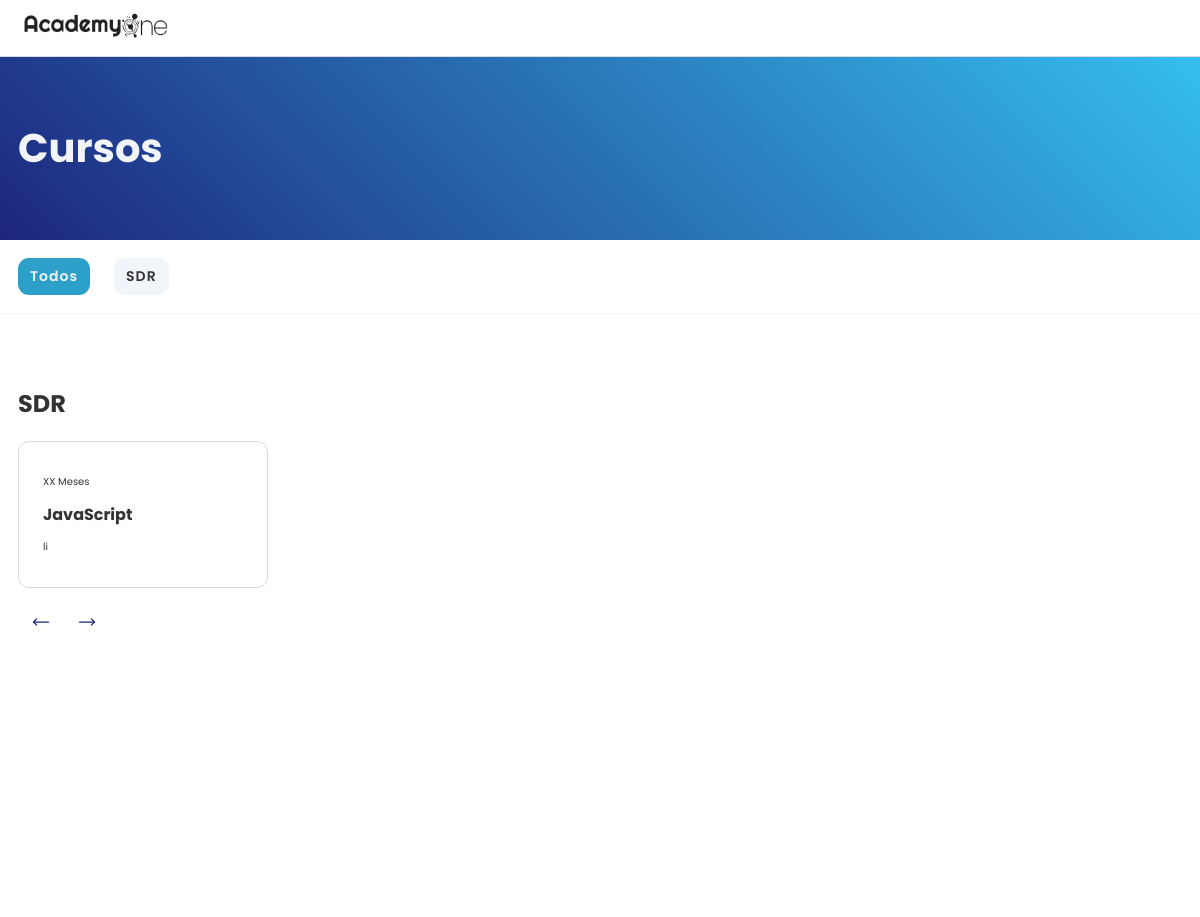
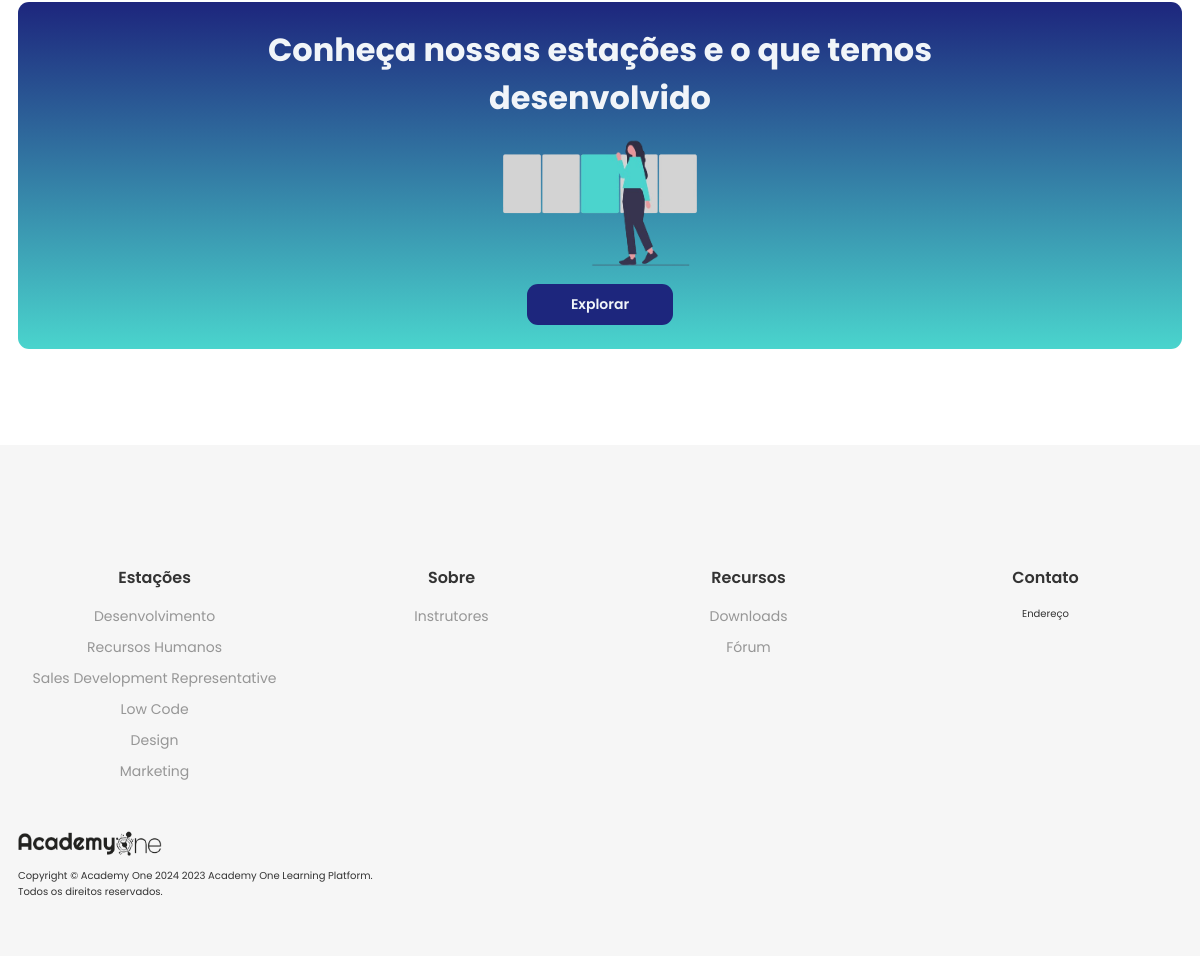
The page /estacoes/cursos/ on the database its author committed (2 pictures, top to bottom).
### estacoes/models.py (models this page shows, shortened)
class Estacao(models.Model):
    nome = models.CharField(max_length=100)
    descricao = models.TextField(blank=True, null=True)
    def __str__(self):
        return self.nome

class Curso(models.Model):
    nome = models.CharField(max_length=100)
    descricao = models.TextField(blank=True, null=True)
    estacao = models.ManyToManyField(Estacao, related_name='cursos')

### estacoes/views.py (the view)
# urls.py: path('cursos/', views.curso_list, name='curso_list'),
def cursos(request):
    vars_data = vars(request)
    infos = {}
    estacoes_tags = Estacao.objects.all()
    estacoes = Estacao.objects.all()
    infos['estacoes_tags'] = estacoes_tags
    infos['estacoes'] = estacoes
    print(infos)
    context = {**infos, **vars_data}
    if request.headers.get('x-requested-with') == 'XMLHttpRequest':
        return render(request, 'partials/cursos_list.html', context)
    return render(request, 'cursos.html', context)

### utils/uteis.py (called while the page is built)
def vars(request):
    variaveis = ('user_id', 'error_msg', 'email')
    infos = {}
    for var in variaveis:
        if var in request.session:
            infos[var] = request.session.get(var)
    if 'user_id' in request.session:
        usuario = Usuario.objects.get(id_usuario=infos['user_id'])
        infos['usuario'] = usuario
    infos['perfil'] = FotoPerfil.objects.all()
    return infos

### estacoes/templates/cursos.html (shortened to what this page needs)
{% extends 'base.html' %}
{% load static %}
{% block extra_css %}
    <link rel="stylesheet" href="{% static 'css/cursos.css' %}">
    <link rel="stylesheet" href="{% static 'css/estacoesQueries.css' %}">
{% endblock %}
{% block content %}
<section class="section--cursos">
    <div class="cursos-box">
        <div class="heading-container-wrapper">
            <div class="container heading-container">
                <h1 class="heading-primaria">Cursos</h1>
            </div>
        </div>
        <div class="estacoes-lista-wrapper">
            <ul class="estacoes-lista">
                <a class="estacao-link estacao-link-active" href="{% url 'estacoes:cursos' %}">
                    <li class="estacao-tab ">
                        Todos
                    </li>
                </a>
                {% for estacao_tag in estacoes_tags %}
                    <a class="estacao-link" href="{% url 'estacoes:curso' estacao_nome=estacao_tag.nome %}" data-id="{{ estacao_tag.nome }}">
                        <li class="estacao-tab" id="estacao-tab-{{ estacao_tag.nome }}">
                            {{ estacao_tag.nome }}
                        </li>
                    </a>
                {% endfor %}
            </ul>
        </div>
        <div class="courses">
         {% include 'partials/cursos_list.html' %}
        </div>
    </div>
</section>
<section class="section--cta">
    <div class="cta container">
        <div class="heading-container">
            <h2 class="heading-secundaria">
                Conheça nossas estações e o que temos desenvolvido
            </h2>
        </div>
        <img class="cta-img" src="{% static 'imgs/ilustration-cta.png' %}"/>
        <a class="btn btn--cta" href="{% url 'sobre' %}">Explorar</a>
    </div>
</section>
{% endblock %}

### estacoes/templates/partials/cursos_list.html (shortened to what this page needs)
{% block content %}
{% for estacao in estacoes %}
        <div class="estacao container">
            <div class="lista">
                <h3 class="estacao-label">{{ estacao.nome }}</h3>
                <div id="{{ curso.nome }}">
                    <div class="carousel">
                    <ul class="cursos-lista">
                        {% for curso in estacao.cursos.all %}
                        <li>
                             <a href="{% url 'estacoes:aulas' curso.nome %}">
                                <div class="card">
                                    <header class="card-header">
                                        <p>XX Meses</p>
                                    </header>
                                    <h3 class="card-titulo">{{ curso.nome }}</h3>
                                    <p>{{ curso.descricao }}</p>
                                </div>
                            </a>
                        </li>
                        {% endfor %}
                    </ul>
                    <div class="scroll-controls">
                        <button  class="scroll-btn scroll-left-btn" aria-label="scroll-btn--left" id="scroll-left-button">
                        <svg class="scroll-icon--right" xmlns="http://www.w3.org/2000/svg" fill="none" viewBox="0 0 24 24" stroke-width="1.5" stroke="currentColor" class="size-6">
                            <path stroke-linecap="round" stroke-linejoin="round" d="M6.75 15.75 3 12m0 0 3.75-3.75M3 12h18" />
                        </svg>
                        </button>
                        <button class="scroll-btn scroll-right-btn" aria-label="scroll-btn--right" id="scroll-right-button">
                        <svg class="scroll-icon--left" xmlns="http://www.w3.org/2000/svg" fill="none" viewBox="0 0 24 24" stroke-width="1.5" stroke="currentColor" class="size-6">
                            <path stroke-linecap="round" stroke-linejoin="round" d="M17.25 8.25 21 12m0 0-3.75 3.75M21 12H3" />
                        </svg>
                        </button>
                    </div>
                </div>
            </div>
        </div>
    </div>
{% endfor %}
{% endblock %}

### estacoes/static/css/cursos.css (style rules this page uses)
.section--cursos { padding: 5.6rem 0 9.6rem 0; }
.heading-container-wrapper { background: linear-gradient(45deg, rgb(29, 38, 125), rgb(53, 190, 240)); color: #f1f5f9; padding: 3.8rem 0; }
.estacao-label { font-size: 2.4rem; }
.cursos-box { position: relative; }
.courses { padding: 4.8rem 0; }
.scroll-controls { padding: 1.4rem 0; }
.scroll-controls button { background-color: transparent !important; border: none !important; }
.scroll-icon--right, .scroll-icon--left { width: 24px; height: 24px; }
.scroll-btn { z-index: 999; padding: 1rem 0; background: linear-gradient(90deg, #00000000, #ffffffa9); border: none; }
.estacoes-lista-wrapper { position: sticky; top: 55px; background-color: #FFF; z-index: 1000; list-style: none; width: 100%; padding: 1.8rem; margin: 0; border-bottom: 1px solid #f1f5f9; margin: 0 auto; }
.estacoes-lista { overflow-x: scroll; list-style: none; display: flex; width: 100%; align-items: center; gap: 2.4rem; scrollbar-width: none; }
.estacao-link { cursor: pointer; display: inline-block; background-color: #f1f5f9; color: #969696 ; font-size: 1.2rem; white-space: nowrap; font-weight: 600; letter-spacing: 0.1rem; border-radius: 11px; padding: 0.8rem 1.2rem; text-decoration: none; color: inherit; transition: 0.15s all; }
.estacao-link-active { background-color: #2da0ca; color: #F1F5F9; }
.cursos-lista { z-index: 1000; padding-top: 2rem; list-style: none; display: grid; grid-auto-flow: column; grid-template-columns: min-content; justify-items: start; column-gap: 2.4rem; overflow-x: scroll; scrollbar-width: none; }
.cursos-lista li a { text-decoration: none; color: inherit; }
.card { border: 1.55px solid #dbdbdb; border-radius: 11px; width: 25rem; display: flex; flex-direction: column; gap: 1.2rem; padding: 3.2rem 2.4rem; height: 100%; }
.card-titulo { font-size: 1.6rem; }
.section--cta { padding: 9.6rem 1.8rem; }
.cta { border-radius: 11px; padding: 2.4rem 3.2rem; display: grid; background: linear-gradient(180deg, #1D267D ,#4AD4CD); }
.cta .heading-container { max-width: 75%; justify-content: center; justify-self: center; text-align: center; color: #f1f5f9; }
.cta-img { max-width: 25rem; justify-self: center; }
.btn--cta { color: #f1f5f9; background-color: #1D267D; }

### estacoes/static/css/estacoesQueries.css (style rules this page uses)
@media (min-width: 48em) { .estacoes-lista { scrollbar-width: none; } }
@media (min-width: 48em) { .estacao-link { font-size: 1.4rem; } }
@media (min-width: 48em) { .cta .btn--cta { justify-self: center; padding: 1rem 4.4rem } }
@media (min-width: 64em) { .estacoes-lista-wrapper { margin : 0 auto; max-width: 130rem; } }
@media (min-width: 64em) { .cursos-lista { grid-template-columns: auto; justify-items: start; column-gap: 2.8rem; overflow-x: scroll; scrollbar-width: none; } }
@media (min-width: 64em) { .cta .heading-secundaria { max-width: 85%; } }

### core/static/css/geral.css (style rules this page uses)
* { margin: 0; padding: 0; box-sizing: border-box; }
html { scroll-behavior: smooth; font-size: 62.5%; }
body { font-family: 'Poppins'; color: #333333; }
.heading-primaria { font-size: 2.8rem; }
.heading-secundaria { font-size: 2.4rem; }
.heading-container { display: flex; }
.container { margin: 0 auto; max-width: 130rem; padding: 1.8rem 3.2rem; }
.btn { cursor: pointer; display: inline-block; border-radius: 11px; padding: 1rem 1.2rem; text-decoration: none; font-size: 1.4rem; font-weight: 600; text-align: center; transition: 0.3s all; }
.scroll-controls { display: flex; }
.scroll-controls button { cursor: pointer; background-color: #f8f8f8; border: 0.90px solid #dbdbdb; border-radius: 11px; padding: 1rem 0.8rem 0.7rem 0.8rem; margin: 0 5px; font-size: 1rem; }
.scroll-icon--right, .scroll-icon--left { width: 20px; height: 20px; color: #1D267D; }

### core/static/css/globalQueries.css (style rules this page uses)
@media (min-width: 23em) { .container { padding: 2.4rem 1.8rem; } }
@media (min-width: 23em) { .heading-primaria { font-size: 3.2rem; } }
@media (min-width: 48em) { .heading-secundaria { font-size: 3rem; } }
@media (min-width: 64em) { .heading-primaria { font-size: 4rem; } }
@media (min-width: 64em) { .heading-secundaria { font-size: 3.2rem; } }

### rows shown on the page
Estacao: nome "SDR"
Curso: nome "JavaScript", descricao "li"
